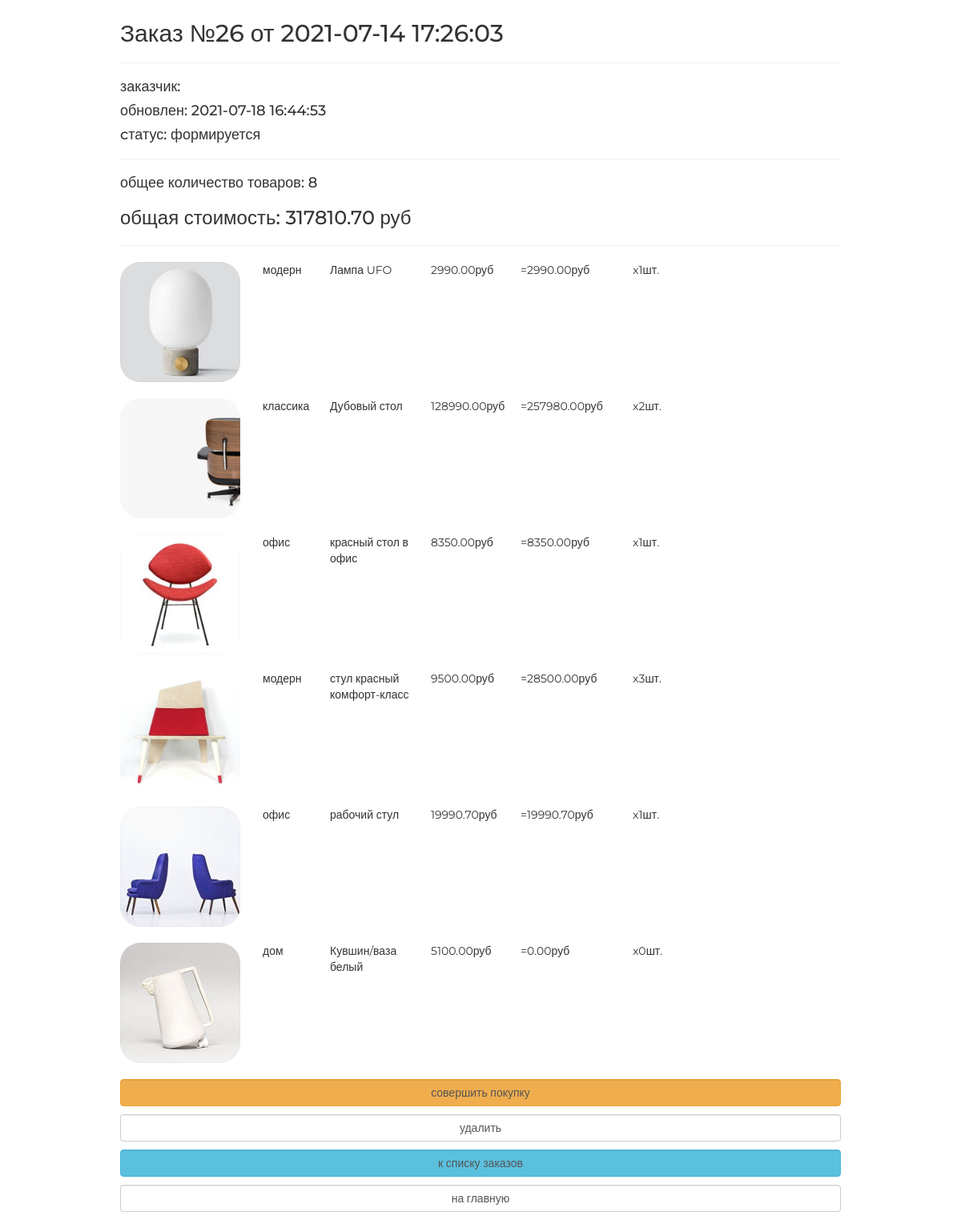
/orders/read/26/, run on the app's committed database.
### ordersapp/models.py (models this page shows, shortened)
class Order(models.Model):
    FORMING = 'FM'
    SENT_TO_PROCEED = 'STP'
    PROCEEDED = 'PRD'
    PAID = 'PD'
    READY = 'RDY'
    CANCEL = 'CNC'
    STATUS_CHOICES = (
        (FORMING, 'формируется'),
        (SENT_TO_PROCEED, 'отправлен в обработку'),
        (PAID, 'оплачен'),
        (PROCEEDED, 'обрабатывается'),
        (READY, 'готов к выдаче'),
        (CANCEL, 'отменен'),
    )
    user = models.ForeignKey(get_user_model(), on_delete=models.CASCADE, related_name='orders')
    created = models.DateTimeField(verbose_name='создан', auto_now_add=True)
    updated = models.DateTimeField(verbose_name='обновлен', auto_now=True)
    status = models.CharField(verbose_name='статус',
                              max_length=3,
                              choices=STATUS_CHOICES,
                              default=FORMING)
    is_active = models.BooleanField(verbose_name='активен', default=True)
    class Meta:
        ordering = ('-created',)
        verbose_name = 'заказ'
        verbose_name_plural = 'заказы'
    @property
    def total_quantity(self):
        return sum(map(lambda x: x.quantity, self.items.all()))
    def get_total_cost(self):
        return sum(map(lambda x: x.product_cost, self.items.all()))

class OrderItem(models.Model):
    order = models.ForeignKey(Order,
                              on_delete=models.CASCADE,
                              related_name='items')
    product = models.ForeignKey(Product,
                                verbose_name='продукт',
                                on_delete=models.CASCADE)
    quantity = models.PositiveSmallIntegerField(verbose_name='количество',
                                           default=0)
    @property
    def product_cost(self):
        return self.product.price * self.quantity

### mainapp/models.py (models this page shows, shortened)
class Product(models.Model):
    category = models.ForeignKey(ProductCategory, on_delete=models.CASCADE,)
    name = models.CharField('имя', max_length=128,)
    image = models.ImageField(upload_to='product_img', blank=True,)
    short_desc = models.CharField(
        'краткое описание',
        max_length=256,
        blank=True,
    )
    description = models.CharField(
        'описание',
        max_length=500,
        blank=True,
    )
    price = models.DecimalField(
        'цена продукта',
        max_digits=8,
        decimal_places=2,
        default=0,
    )
    quantity = models.PositiveIntegerField('количество товара на складе', default=0,)
    is_active = models.BooleanField('активность', default=True)
    class Meta:
        verbose_name = 'продукт'
        verbose_name_plural = 'продукты'
        ordering = ['price']

class ProductCategory(models.Model):
    name = models.CharField(
        'имя',
        max_length=64,
        unique=True,
    )
    description = models.TextField(
        'описание',
        blank=True,
    )
    created = models.DateTimeField(auto_now_add=True)
    updated = models.DateTimeField(auto_now=True)
    is_active = models.BooleanField('активность', default=True)
    class Meta:
        verbose_name = 'категория продукта'
        verbose_name_plural = 'категории продукта'
        ordering = ['name']

### ordersapp/views.py (the view)
# urls.py: path('read/<pk>/', ordersapp.OrderRead.as_view(), name='read'),
class OrderRead(PageTitleMixin, DetailView):
    model = Order
    page_title = 'просмотр заказа'

### mainapp/context_processors.py (called while the page is built)
def categories(request):
    return {
        'categories': ProductCategory.objects.filter(is_active=True)
    }

### mainapp/templatetags/my_tags.py (called while the page is built)
def media_folder_products(string):
    if not string:
        string = 'products_img/default.jpg'
    return f'{settings.MEDIA_URL}{string}'

### ordersapp/views.py (called while the page is built)
    def get_context_data(self, **kwargs):
        context = super().get_context_data(**kwargs)
        context[self.page_title_key] = self.page_title
        return context

### ordersapp/templates/ordersapp/order_detail.html
{% extends 'ordersapp/base.html' %}
{% load static %}
{% load my_tags %}
{% block container %}
   {% include 'ordersapp/includes/inc_order_summary.html' %}
   <div class="basket_list">
       {% for item in object.items.all %}
           <div class="basket_record">
               <img src="{{ item.product.image|media_folder_products }}" alt="{{ item.product.short_desc }}">
               <span class="category_name">{{ item.product.category.name }}</span>
               <span class="product_name">{{ item.product.name }}</span>
               <span class="product_price">{{ item.product.price }}руб</span>
               <span class="product_quantity">x{{ item.quantity }}шт.</span>
               <span class="product_cost">={{ item.product_cost }}руб</span>
           </div>
       {% endfor %}
   </div>
   {% include 'ordersapp/includes/inc_order_actions.html' %}
{% endblock %}

### ordersapp/templates/ordersapp/base.html (shortened to what this page needs)
<!DOCTYPE html>
{% load static %}
<html>
    {% block css %}
        <link rel="stylesheet" type="text/css" href="{% static 'css/bootstrap.min.css' %}">
        <link rel="stylesheet" href="{% static 'fonts/font-awesome/css/font-awesome.css' %}">
        <link rel="stylesheet" type="text/css" href="{% static 'style.css' %}">
    {% endblock %}
<body>
  <div class="basket_container">
       {% block container %}
       {% endblock %}
  </div>
</body>
</html>

### ordersapp/templates/ordersapp/includes/inc_order_summary.html (shortened to what this page needs)
{% if object %}
   <div class="h2">Заказ №{{ object.pk }} от {{ object.created|date:"Y-m-d H:i:s" }}</div>
   <hr>
   <div class="h4">заказчик: {{ user.last_name|capfirst }} {{ user.first_name|capfirst }} </div>
   <div class="h4">обновлен: {{ object.updated|date:"Y-m-d H:i:s" }}</div>
   <div class="h4">cтатус: {{ object.get_status_display }}</div>
   <hr>
   <div class="h4">
       общее количество товаров: <span class="order_total_quantity">{{ object.total_quantity }}</span>
   </div>
   <div class="h3">
       общая стоимость: <span class="order_total_cost">{{ object.get_total_cost }}</span> руб
   </div>
{% endif %}
<hr>

### ordersapp/templates/ordersapp/includes/inc_order_actions.html
{% if object.status == 'FM' %}
   <button class="btn btn-warning btn-round form-control last">
       <a href="{% url 'orders:forming_complete' object.pk %}">совершить покупку</a>
   </button>
   <button class="btn btn-default btn-round form-control last">
       <a href="{% url 'orders:delete' object.pk %}">удалить</a>
   </button>
{% endif %}
    <button class="btn btn-info btn-round form-control last">
       <a href="{% url 'orders:index' %}">к списку заказов</a>
    </button>
    <button class="btn btn-default btn-round form-control last">
       <a href="{% url 'index' %}">на главную</a>
    </button>

### geekshop/static/style.css (style rules this page uses)
* { margin: 0; padding: 0; }
button.last { margin-bottom: 10px; }
body { font-family: 'Montserrat', sans-serif; }
html, body { height: 100%; }
.basket_container { margin: 25px auto; width: 900px; }
.basket_list span.category_name { margin-left: 2em; width: 5em; position: relative; display: block; float: left; }
.basket_list span.product_name { margin-left: 1em; width: 8em; position: relative; display: block; float: left; }
.basket_list span.product_price { margin-left: 1em; width: 7em; position: relative; display: block; float: left; }
.basket_list span.product_cost { margin-left: 1em; width: 10em; position: relative; display: block; float: left; }
.basket_list .basket_record { position: relative; display: block; height: 170px; float: none; }
.basket_container button a { text-decoration: none; color: #555; }
.basket_container img { display: block; float: left; width: 150px; border-radius: 25px; }

### data on the page
Order: pk "26", created "2021-07-14 17:26:03", updated "2021-07-18 16:44:53", status "формируется", total_quantity "8", get_total_cost "317810.70"
OrderItem: product.image|media_folder_products (picture), product.category.name "модерн", product.name "Лампа UFO", product.price "2990.00", quantity "1", product_cost "2990.00"
OrderItem: product.image|media_folder_products (picture), product.category.name "классика", product.name "Дубовый стол", product.price "128990.00", quantity "2", product_cost "257980.00"
OrderItem: product.image|media_folder_products (picture), product.category.name "офис", product.name "красный стол в офис", product.price "8350.00", quantity "1", product_cost "8350.00"
OrderItem: product.image|media_folder_products (picture), product.category.name "модерн", product.name "стул красный комфорт-класс", product.price "9500.00", quantity "3", product_cost "28500.00"
OrderItem: product.image|media_folder_products (picture), product.category.name "офис", product.name "рабочий стул", product.price "19990.70", quantity "1", product_cost "19990.70"
OrderItem: product.image|media_folder_products (picture), product.category.name "дом", product.name "Кувшин/ваза белый", product.price "5100.00", quantity "0", product_cost "0.00"
